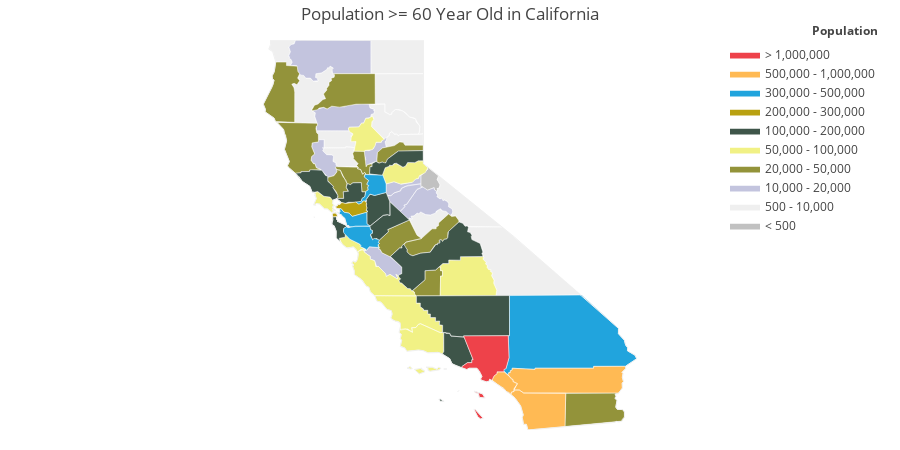

Here is the notebook cell this chart was saved with:
### Code cell
import numpy as np
import plotly.figure_factory as ff

values = joined['2020']
fips = joined['FIPS']

endpts = list(np.mgrid[min(values):max(values):4j])
colorscale = [
    'rgb(193, 193, 193)',
    'rgb(239,239,239)',
    'rgb(195, 196, 222)',
    'rgb(147, 147, 58)',
    'rgb(241, 241, 133)',
    'rgb(62, 85, 73)',
    'rgb(185, 161, 17)',
    'rgb(33, 164, 221)',
    'rgb(255, 186, 84)',
    'rgb(238, 66, 74)'
]

fig = ff.create_choropleth(
    fips=fips, values=values, scope=['CA'],
    binning_endpoints=[500, 10000, 20000, 50000, 100000, 200000, 300000, 500000,1000000], colorscale=colorscale,
    county_outline={'color': 'rgb(255,255,255)', 'width': 0.5}, round_legend_values=True,
    legend_title='Population', title='Population >= 60 Year Old in California'
)
fig.layout.template = None
fig.show()

### Figure 1 — Plotly figure (JSON) as saved in the notebook; plotly's stock layout.template omitted (floating-point values rounded to 4 significant figures; data arrays with more than 128 entries replaced by an {"elided": "..."} marker saying what was removed)
{"data": [{"fill": "toself", "fillcolor": "rgb(193, 193, 193)", "hoverinfo": "none", "line": {"color": "rgb(255,255,255)", "width": 0.5}, "mode": "lines", "name": "< 500", "type": "scatter", "x": [-120.1, -119.9, -119.9, -119.6, -119.6, -119.5, -119.6, -119.6, -119.6, -119.6, -119.7, -119.7, -119.9, -120.1, -120.1, null], "y": [38.7, 38.86, 38.93, 38.71, 38.61, 38.5, 38.41, 38.39, 38.37, 38.33, 38.37, 38.42, 38.36, 38.45, 38.7, null]}, {"fill": "toself", "fillcolor": "rgb(239,239,239)", "hoverinfo": "none", "line": {"color": "rgb(255,255,255)", "width": 0.5}, "mode": "lines", "name": "500 - 10,000", "type": "scatter", "x": {"elided": "273 float values"}, "y": {"elided": "273 float values"}}, {"fill": "toself", "fillcolor": "rgb(195, 196, 222)", "hoverinfo": "none", "line": {"color": "rgb(255,255,255)", "width": 0.5}, "mode": "lines", "name": "10,000 - 20,000", "type": "scatter", "x": {"elided": "219 float values"}, "y": {"elided": "219 float values"}}, {"fill": "toself", "fillcolor": "rgb(147, 147, 58)", "hoverinfo": "none", "line": {"color": "rgb(255,255,255)", "width": 0.5}, "mode": "lines", "name": "20,000 - 50,000", "type": "scatter", "x": {"elided": "257 float values"}, "y": {"elided": "257 float values"}}, {"fill": "toself", "fillcolor": "rgb(241, 241, 133)", "hoverinfo": "none", "line": {"color": "rgb(255,255,255)", "width": 0.5}, "mode": "lines", "name": "50,000 - 100,000", "type": "scatter", "x": {"elided": "264 float values"}, "y": {"elided": "264 float values"}}, {"fill": "toself", "fillcolor": "rgb(62, 85, 73)", "hoverinfo": "none", "line": {"color": "rgb(255,255,255)", "width": 0.5}, "mode": "lines", "name": "100,000 - 200,000", "type": "scatter", "x": {"elided": "242 float values"}, "y": {"elided": "242 float values"}}, {"fill": "toself", "fillcolor": "rgb(185, 161, 17)", "hoverinfo": "none", "line": {"color": "rgb(255,255,255)", "width": 0.5}, "mode": "lines", "name": "200,000 - 300,000", "type": "scatter", "x": [-122.4, -122.4, -122.4, -122.3, -122.3, -122.1, -121.9, -121.8, -121.7, -121.7, -121.6, -121.6, -121.6, -121.6, -121.6, -121.5, -121.6, -122.0, -122.0, -122.2, -122.3, -122.4, -122.4, null, -123.0, -123.0, -123.0, -123.0, -123.0, null, -122.3, -122.3, -122.3, -122.3, null, -122.4, -122.4, -122.4, -122.4, -122.4, null, -122.4, -122.4, -122.4, -122.4, null, -122.5, -122.4, -122.4, -122.5, -122.5, null], "y": [37.97, 37.98, 38.01, 38.01, 38.06, 38.03, 38.07, 38.02, 38.05, 38.09, 38.1, 38.02, 38.01, 37.92, 37.86, 37.85, 37.82, 37.72, 37.8, 37.82, 37.9, 37.91, 37.97, null, 37.7, 37.7, 37.7, 37.69, 37.7, null, 37.79, 37.78, 37.78, 37.79, null, 37.83, 37.82, 37.81, 37.81, 37.83, null, 37.86, 37.86, 37.86, 37.86, null, 37.78, 37.81, 37.72, 37.71, 37.78, null]}, {"fill": "toself", "fillcolor": "rgb(33, 164, 221)", "hoverinfo": "none", "line": {"color": "rgb(255,255,255)", "width": 0.5}, "mode": "lines", "name": "300,000 - 500,000", "type": "scatter", "x": [-122.3, -122.3, -122.3, -122.3, -122.2, -122.0, -122.0, -121.6, -121.6, -121.5, -122.0, -122.1, -122.1, -122.2, -122.3, null, -121.9, -121.7, -121.7, -121.6, -121.6, -121.5, -121.5, -121.5, -121.6, -121.5, -121.6, -121.6, -121.1, -121.0, -121.0, -121.3, -121.5, -121.6, -121.6, -121.7, -121.7, -121.8, -121.9, null, -117.8, -117.8, -117.7, -117.6, -117.7, -117.6, -117.6, -115.6, -114.6, -114.6, -114.5, -114.4, -114.4, -114.4, -114.2, -114.1, -114.4, -115.3, -115.3, -116.9, -116.9, -117.6, -117.6, -117.6, -117.6, -117.7, -117.7, -117.8, null, -122.2, -122.2, -122.1, -122.1, -121.9, -121.5, -121.5, -121.4, -121.4, -121.5, -121.5, -121.4, -121.4, -121.2, -121.2, -121.2, -121.2, -121.2, -121.2, -121.2, -121.5, -121.6, -121.6, -121.7, -121.7, -121.8, -122.0, -122.2, -122.2, null], "y": [37.81, 37.83, 37.89, 37.91, 37.82, 37.8, 37.72, 37.82, 37.54, 37.48, 37.47, 37.5, 37.5, 37.68, 37.81, null, 38.07, 38.09, 38.16, 38.2, 38.33, 38.36, 38.43, 38.47, 38.5, 38.59, 38.68, 38.74, 38.72, 38.51, 38.3, 38.23, 38.26, 38.12, 38.1, 38.09, 38.05, 38.02, 38.07, null, 33.98, 34.02, 34.02, 34.29, 34.82, 34.82, 35.8, 35.81, 35.0, 34.87, 34.71, 34.6, 34.53, 34.46, 34.35, 34.26, 34.08, 34.08, 34.03, 34.03, 34.0, 34.03, 33.99, 33.97, 33.93, 33.93, 33.87, 33.98, null, 37.36, 37.43, 37.47, 37.45, 37.48, 37.48, 37.4, 37.38, 37.31, 37.28, 37.25, 37.15, 37.18, 37.16, 37.12, 37.09, 37.06, 37.03, 36.99, 36.96, 36.98, 36.89, 36.93, 36.99, 37.01, 37.05, 37.17, 37.32, 37.36, null]}, {"fill": "toself", "fillcolor": "rgb(255, 186, 84)", "hoverinfo": "none", "line": {"color": "rgb(255,255,255)", "width": 0.5}, "mode": "lines", "name": "500,000 - 1,000,000", "type": "scatter", "x": [-118.1, -118.1, -118.0, -118.0, -117.8, -117.5, -117.5, -117.4, -117.5, -117.5, -117.6, -117.6, -118.1, null, -117.7, -117.7, -117.6, -117.6, -117.6, -117.6, -116.9, -116.9, -115.3, -115.3, -114.4, -114.4, -114.5, -114.5, -114.5, -114.5, -114.5, -114.5, -114.6, -117.2, -117.4, -117.5, -117.4, -117.5, -117.5, -117.6, -117.7, null, -117.6, -117.6, -117.5, -117.5, -117.4, -117.2, -116.1, -116.1, -117.1, -117.2, -117.2, -117.3, -117.3, -117.3, -117.5, -117.6, null], "y": [33.75, 33.85, 33.9, 33.95, 33.95, 33.76, 33.71, 33.66, 33.53, 33.47, 33.45, 33.39, 33.75, null, 33.89, 33.93, 33.93, 33.97, 33.99, 34.03, 34.0, 34.03, 34.03, 34.08, 34.08, 34.02, 33.93, 33.9, 33.81, 33.71, 33.68, 33.55, 33.43, 33.43, 33.51, 33.51, 33.66, 33.71, 33.76, 33.77, 33.89, null, 33.39, 33.45, 33.47, 33.51, 33.51, 33.43, 33.43, 32.62, 32.53, 32.67, 32.67, 32.84, 32.9, 33.12, 33.33, 33.39, null]}, {"fill": "toself", "fillcolor": "rgb(238, 66, 74)", "hoverinfo": "none", "line": {"color": "rgb(255,255,255)", "width": 0.5}, "mode": "lines", "name": "> 1,000,000", "type": "scatter", "x": [-118.6, -118.4, -118.3, -118.5, -118.5, -118.6, -118.6, null, -118.6, -118.6, -118.4, -118.4, -118.5, -118.6, null, -118.9, -118.9, -118.8, -118.7, -118.7, -118.6, -118.9, -117.7, -117.6, -117.7, -117.8, -117.8, -118.0, -118.0, -118.1, -118.1, -118.2, -118.2, -118.3, -118.4, -118.4, -118.4, -118.5, -118.5, -118.7, -118.8, -118.9, null], "y": [33.48, 33.41, 33.31, 33.33, 33.42, 33.44, 33.48, null, 33.03, 33.03, 32.82, 32.8, 32.85, 33.03, null, 34.05, 34.07, 34.17, 34.17, 34.24, 34.24, 34.82, 34.82, 34.29, 34.02, 34.0, 33.95, 33.95, 33.9, 33.85, 33.74, 33.76, 33.72, 33.7, 33.74, 33.77, 33.84, 33.97, 34.04, 34.03, 34.0, 34.05, null]}, {"hoverinfo": "text", "legendgroup": "centroids", "marker": {"color": "white", "opacity": 0}, "mode": "markers", "name": "US Counties", "selected": {"marker": {"color": "white", "opacity": 1, "size": 3}}, "showlegend": false, "text": ["County: Ventura<br>State: California<br>FIPS: 06111<br>Value: 197639.0", "County: Ventura<br>State: California<br>FIPS: 06111<br>Value: 197639.0", "County: Ventura<br>State: California<br>FIPS: 06111<br>Value: 197639.0", "County: Santa Barbara<br>State: California<br>FIPS: 06083<br>Value: 96753.0", "County: Santa Barbara<br>State: California<br>FIPS: 06083<br>Value: 96753.0", "County: Santa Barbara<br>State: California<br>FIPS: 06083<br>Value: 96753.0", "County: Santa Barbara<br>State: California<br>FIPS: 06083<br>Value: 96753.0", "County: Santa Barbara<br>State: California<br>FIPS: 06083<br>Value: 96753.0", "County: San Francisco<br>State: California<br>FIPS: 06075<br>Value: 205190.0", "County: San Francisco<br>State: California<br>FIPS: 06075<br>Value: 205190.0", "County: San Francisco<br>State: California<br>FIPS: 06075<br>Value: 205190.0", "County: San Francisco<br>State: California<br>FIPS: 06075<br>Value: 205190.0", "County: San Francisco<br>State: California<br>FIPS: 06075<br>Value: 205190.0", "County: Marin<br>State: California<br>FIPS: 06041<br>Value: 86143.0", "County: Marin<br>State: California<br>FIPS: 06041<br>Value: 86143.0", "County: Los Angeles<br>State: California<br>FIPS: 06037<br>Value: 2152960.0", "County: Los Angeles<br>State: California<br>FIPS: 06037<br>Value: 2152960.0", "County: Los Angeles<br>State: California<br>FIPS: 06037<br>Value: 2152960.0", "County: Del Norte<br>State: California<br>FIPS: 06015<br>Value: 6855.0", "County: Del Norte<br>State: California<br>FIPS: 06015<br>Value: 6855.0", "County: Alameda<br>State: California<br>FIPS: 06001<br>Value: 377472.0", "County: Alpine<br>State: California<br>FIPS: 06003<br>Value: 418.0", "County: Amador<br>State: California<br>FIPS: 06005<br>Value: 13393.0", "County: Butte<br>State: California<br>FIPS: 06007<br>Value: 57513.0", "County: Calaveras<br>State: California<br>FIPS: 06009<br>Value: 17413.0", "County: Colusa<br>State: California<br>FIPS: 06011<br>Value: 4619.0", "County: Contra Costa<br>State: California<br>FIPS: 06013<br>Value: 285941.0", "County: El Dorado<br>State: California<br>FIPS: 06017<br>Value: 61438.0", "County: Fresno<br>State: California<br>FIPS: 06019<br>Value: 182237.0", "County: Glenn<br>State: California<br>FIPS: 06021<br>Value: 6353.0", "County: Humboldt<br>State: California<br>FIPS: 06023<br>Value: 34673.0", "County: Imperial<br>State: California<br>FIPS: 06025<br>Value: 36547.0", "County: Inyo<br>State: California<br>FIPS: 06027<br>Value: 6068.0", "County: Kern<br>State: California<br>FIPS: 06029<br>Value: 156139.0", "County: Kings<br>State: California<br>FIPS: 06031<br>Value: 23677.0", "County: Lake<br>State: California<br>FIPS: 06033<br>Value: 19845.0", "County: Lassen<br>State: California<br>FIPS: 06035<br>Value: 6438.0", "County: Madera<br>State: California<br>FIPS: 06039<br>Value: 32477.0", "County: Mariposa<br>State: California<br>FIPS: 06043<br>Value: 6965.0", "County: Mendocino<br>State: California<br>FIPS: 06045<br>Value: 26010.0", "County: Merced<br>State: California<br>FIPS: 06047<br>Value: 46804.0", "County: Modoc<br>State: California<br>FIPS: 06049<br>Value: 3265.0", "County: Mono<br>State: California<br>FIPS: 06051<br>Value: 3591.0", "County: Monterey<br>State: California<br>FIPS: 06053<br>Value: 87896.0", "County: Napa<br>State: California<br>FIPS: 06055<br>Value: 36326.0", "County: Nevada<br>State: California<br>FIPS: 06057<br>Value: 36661.0", "County: Orange<br>State: California<br>FIPS: 06059<br>Value: 717395.0", "County: Placer<br>State: California<br>FIPS: 06061<br>Value: 107029.0", "County: Plumas<br>State: California<br>FIPS: 06063<br>Value: 7465.0", "County: Riverside<br>State: California<br>FIPS: 06065<br>Value: 525411.0", "County: Sacramento<br>State: California<br>FIPS: 06067<br>Value: 327733.0", "County: San Benito<br>State: California<br>FIPS: 06069<br>Value: 13594.0", "County: San Bernardino<br>State: California<br>FIPS: 06071<br>Value: 392687.0", "County: San Diego<br>State: California<br>FIPS: 06073<br>Value: 688677.0", "County: San Joaquin<br>State: California<br>FIPS: 06077<br>Value: 148223.0", "County: San Luis Obispo<br>State: California<br>FIPS: 06079<br>Value: 76867.0", "County: San Mateo<br>State: California<br>FIPS: 06081<br>Value: 197665.0", "County: Santa Clara<br>State: California<br>FIPS: 06085<br>Value: 417912.0", "County: Santa Cruz<br>State: California<br>FIPS: 06087<br>Value: 67628.0", "County: Shasta<br>State: California<br>FIPS: 06089<br>Value: 48541.0", "County: Sierra<br>State: California<br>FIPS: 06091<br>Value: 1332.0", "County: Siskiyou<br>State: California<br>FIPS: 06093<br>Value: 15133.0", "County: Solano<br>State: California<br>FIPS: 06095<br>Value: 104407.0", "County: Sonoma<br>State: California<br>FIPS: 06097<br>Value: 141367.0", "County: Stanislaus<br>State: California<br>FIPS: 06099<br>Value: 104865.0", "County: Sutter<br>State: California<br>FIPS: 06101<br>Value: 22564.0", "County: Tehama<br>State: California<br>FIPS: 06103<br>Value: 17078.0", "County: Trinity<br>State: California<br>FIPS: 06105<br>Value: 5162.0", "County: Tulare<br>State: California<br>FIPS: 06107<br>Value: 82689.0", "County: Tuolumne<br>State: California<br>FIPS: 06109<br>Value: 19047.0", "County: Yolo<br>State: California<br>FIPS: 06113<br>Value: 40207.0", "County: Yuba<br>State: California<br>FIPS: 06115<br>Value: 14552.0"], "type": "scatter", "unselected": {"marker": {"opacity": 0}}, "x": [[-119.4], [-119.1], [-119.5], [-119.0], [-119.7], [-120.1], [-120.4], [-120.0], [-123.0], [-122.3], [-122.4], [-122.4], [-122.4], [-122.4], [-122.7], [-118.4], [-118.5], [-118.2], [-124.2], [-123.9], -121.9, -119.8, -120.7, -121.6, -120.6, -122.2, -121.9, -120.5, -119.6, -122.4, -123.9, -115.4, -117.4, -118.7, -119.8, -122.8, -120.6, -119.8, -119.9, -123.4, -120.7, -120.7, -118.9, -121.2, -122.3, -120.8, -117.8, -120.7, -120.8, -116.0, -121.3, -121.1, -116.2, -116.7, -121.3, -120.4, -122.3, -121.7, -122.0, -122.0, -120.5, -122.5, -121.9, -122.9, -121.0, -121.7, -122.2, -123.1, -118.8, -120.0, -121.9, -121.4], "y": [[34.01], [34.47], [33.25], [33.48], [34.01], [33.97], [34.04], [34.72], [37.7], [37.78], [37.82], [37.86], [37.76], [37.86], [38.07], [33.38], [32.9], [34.36], [41.95], [41.74], 37.65, 38.6, 38.45, 39.67, 38.2, 39.18, 37.92, 38.78, 36.76, 39.6, 40.7, 33.04, 36.51, 35.34, 36.08, 39.1, 40.67, 37.22, 37.58, 39.44, 37.19, 41.59, 37.94, 36.22, 38.51, 39.3, 33.7, 39.06, 40.0, 33.74, 38.45, 36.61, 34.84, 33.03, 37.93, 35.39, 37.42, 37.23, 37.06, 40.76, 39.58, 41.59, 38.27, 38.53, 37.56, 39.03, 40.13, 40.65, 36.22, 38.03, 38.69, 39.27]}, {"hoverinfo": "text", "legendgroup": "States", "line": {"color": "rgb(240, 240, 240)", "width": 1}, "mode": "lines", "showlegend": false, "type": "scatter", "x": {"elided": "263 float values"}, "y": {"elided": "263 float values"}}], "layout": {"annotations": [{"showarrow": false, "text": "<b>Population</b>", "x": 1, "xanchor": "right", "xref": "paper", "y": 1.05, "yref": "paper"}], "dragmode": "select", "height": 450, "hovermode": "closest", "legend": {"traceorder": "reversed", "x": 1, "xanchor": "right", "y": 1, "yanchor": "top"}, "margin": {"b": 20, "l": 20, "r": 20, "t": 40}, "title": {"text": "Population >= 60 Year Old in California"}, "width": 900, "xaxis": {"autorange": false, "fixedrange": true, "range": [-131.1, -107.4], "showgrid": false, "showticklabels": false, "zeroline": false}, "yaxis": {"autorange": false, "fixedrange": true, "range": [32.53, 42.0], "showgrid": false, "showticklabels": false, "zeroline": false}}}
